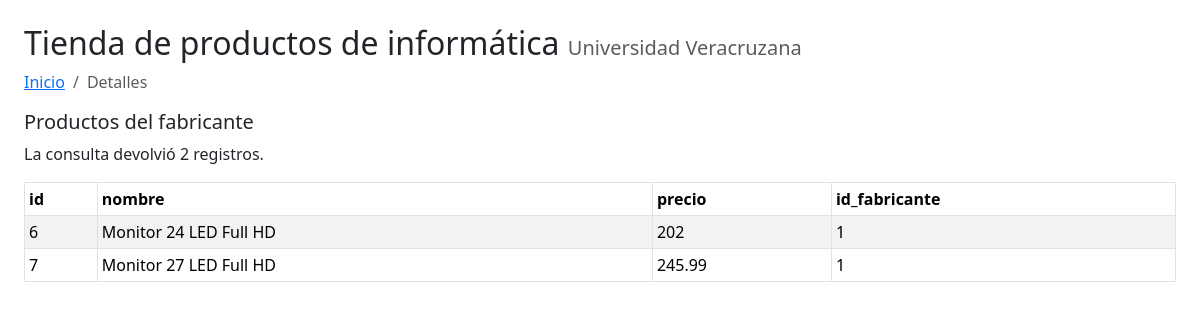
Page /productos.php?id=1 on the committed database.
### tables this page shows
CREATE TABLE producto ( 
  id INT UNSIGNED AUTO_INCREMENT PRIMARY KEY, 
  nombre VARCHAR(100) NOT NULL, 
  precio DOUBLE NOT NULL, 
  id_fabricante INT UNSIGNED NOT NULL, 
  FOREIGN KEY (id_fabricante) REFERENCES fabricante(id) 
);

### productos.php (the view, shortened to what this page needs)
<!DOCTYPE html>
<html lang="en">
<head>
    <link href="https://cdn.jsdelivr.net/npm/bootstrap@5.3.2/dist/css/bootstrap.min.css" rel="stylesheet">
</head>
<body class="m-4">
    <h2>Tienda de productos de informática <small class="text-muted fs-5">Universidad Veracruzana</small></h2>
    <nav aria-label="breadcrumb">
        <ol class="breadcrumb">
            <li class="breadcrumb-item"><a href="index.php">Inicio</a></li>
            <li class="breadcrumb-item active" aria-current="page">Detalles</li>
        </ol>
    </nav>
    <?php
    $tienda = new Tienda();
    $mysqli = $tienda->obten_conexion();
    $consulta = "SELECT * FROM producto WHERE id_fabricante=" . $_GET["id"];
    $sentencia = $mysqli->multi_query($consulta);
    $resultado = $mysqli->store_result();
    echo "<h5>Productos del fabricante</h5>";
    echo '<p>La consulta devolvió ' . $resultado->num_rows . ' registros.</p>';
    $i = 0;
    echo '<table class="table table-sm table-striped table-bordered">';
    while ($fila = $resultado->fetch_assoc()) :
        if ($i == 0) {
            echo "<thead><tr>";
            foreach (array_keys($fila) as $columna) {
                echo "<th>{$columna}</th>";
            }
            echo "</tr></thead><tbody>";
        }
        echo "<tr>";
        foreach ($fila as $dato) {
            echo "<td>{$dato}</td>";
        }
        echo "</tr>";
        $i++;
    endwhile;
    echo '</tbody></table>';
    ?>
</body>
</html>

### rows in the picture
producto: columna "id", columna "nombre", columna "precio", columna "id_fabricante", id "6", nombre "Monitor 24 LED Full HD", precio "202", id_fabricante "1"
producto: id "7", nombre "Monitor 27 LED Full HD", precio "245.99", id_fabricante "1"

### other values in the picture
$resultado->num_rows "2"
